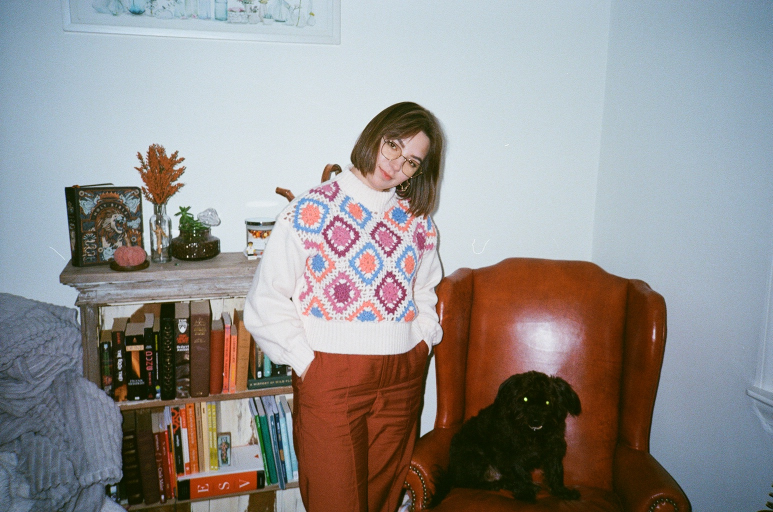
#> input picture mk-and-loki.jpg, 1545 x 1024 px (shown at 1/2 size)
$ python opencv-testing.py
#> lines starting #> are read from the running program, lines starting #| are printed output that depends on the picture
import cv2
import numpy as np
from matplotlib import pyplot as plt
from matplotlib.colors import LogNorm

im = cv2.imread("mk-and-loki.jpg", cv2.IMREAD_GRAYSCALE)
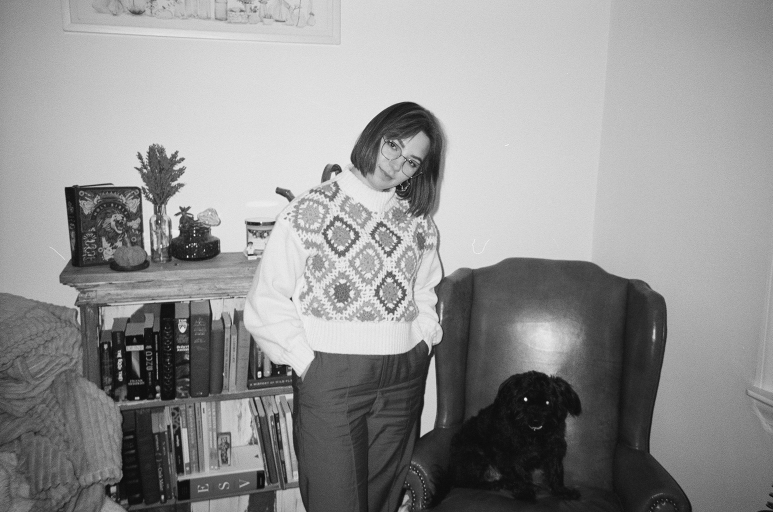
#> im: shape (1024, 1545) (shown at 1/2 size); min 6, max 255, mean 145.4

##########

# Get dimensions of image
print(im.shape)
#| (1024, 1545)

# Crop image
# im = im[1900:3200, 950:2050]

# Resize with given dimensions (NOTE: this takes column, row order)
# im = cv2.resize(im, (500, 600))

# Resize with given scalars fx=columns and fy=rows
# im = cv2.resize(im, (0,0), fx=0.8, fy = 0.8)

# Rotate and image a common amount (can't just put a number)
# im = cv2.rotate(im, cv2.ROTATE_180)

# Hijack pixel color values
# for i in range(200, 400):
#     for j in range(800, 1000):
#         im[i][j] = 0

# Apply low-pass filter


# Apply high-pass filter


##########


###################
### Testing #######

# resize to make smaller
# im = cv2.resize(im, (0,0), fx=0.5, fy=0.5)
im = cv2.resize(im, (0,0), fx=0.4, fy=0.4)
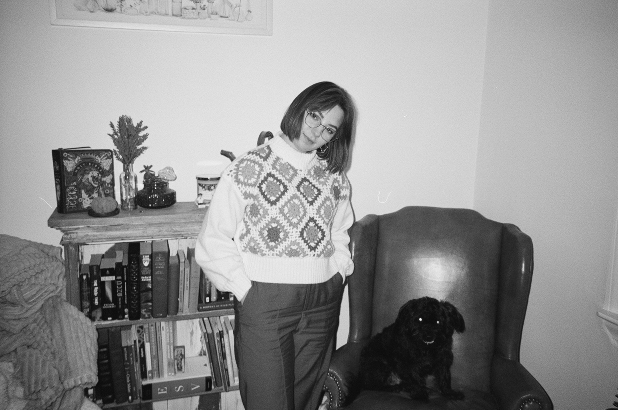
#> im: shape (410, 618); min 10, max 246, mean 145.2
print(im.shape)
#| (410, 618)

# [16 lines of commented-out code are left out]
sigma =2
ksize = int(np.ceil(sigma)*6+1)
gauss_kernel = cv2.getGaussianKernel(ksize, sigma) # 1D kernel
gauss_kernel = gauss_kernel*np.transpose(gauss_kernel) # 2D kernel by outer product
manual_gauss_im = cv2.filter2D(im, -1, gauss_kernel)
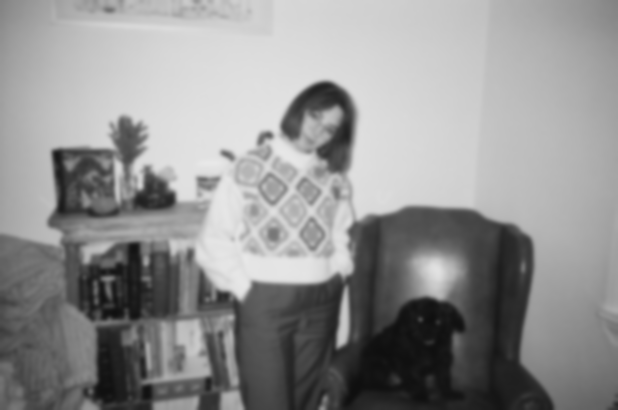
#> manual_gauss_im: shape (410, 618); min 15, max 232, mean 145.2
cv2.imshow("Manual Gauss", manual_gauss_im)
print(gauss_kernel)

# Get FFT magnitude
fftmag = np.abs(np.fft.fftshift(np.fft.fft2(im)))

# Display FFT
    # -> Needed to apt install libxcb-cursor0
plt.figure(figsize=(15,15))
plt.imshow(fftmag,norm=LogNorm(fftmag.min(),fftmag.max()),cmap='jet')
plt.show()


###################


###################


cv2.imshow('original', im)
cv2.waitKey(0)
cv2.destroyAllWindows()

$ run again, with Loki_portrait.jpg copied over mk-and-loki.jpg
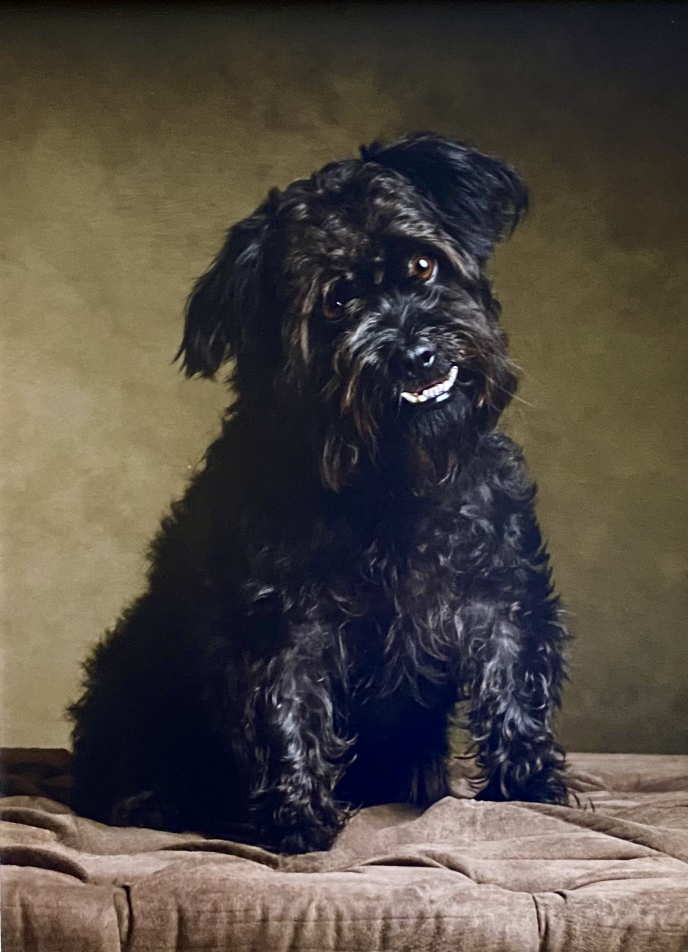
#> input picture Loki_portrait.jpg, 1376 x 1904 px (shown at 1/2 size)
#> `im = cv2.imread("mk-and-loki.jpg", cv2.IMREAD_GRAYSCALE)`:
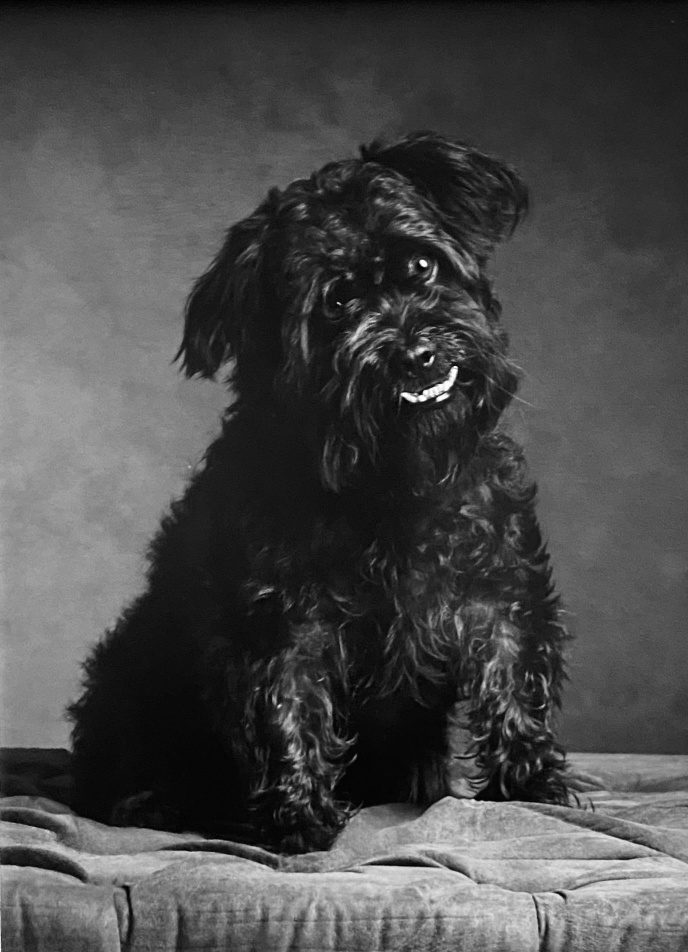
#> im: shape (1904, 1376) (shown at 1/2 size); min 0, max 255, mean 73.9
#| (1904, 1376)
#> `im = cv2.resize(im, (0,0), fx=0.4, fy=0.4)`:
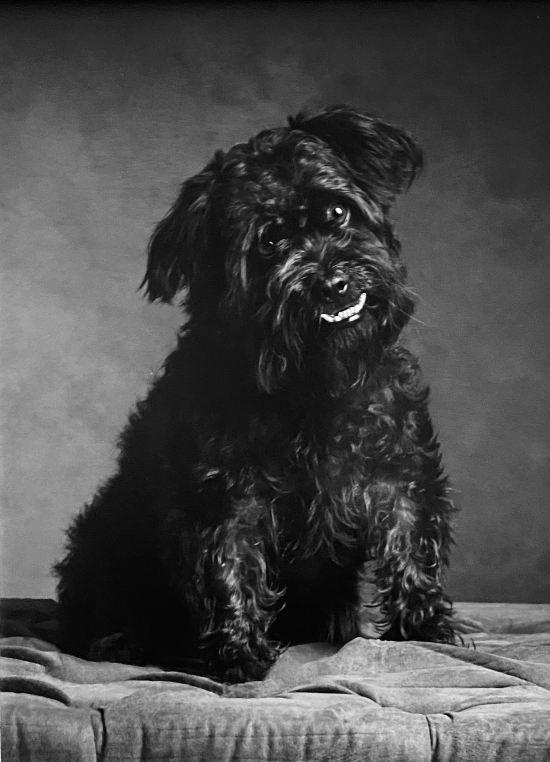
#> im: shape (762, 550); min 0, max 255, mean 73.9
#| (762, 550)

$ run again, with MK_teacup.JPG copied over mk-and-loki.jpg
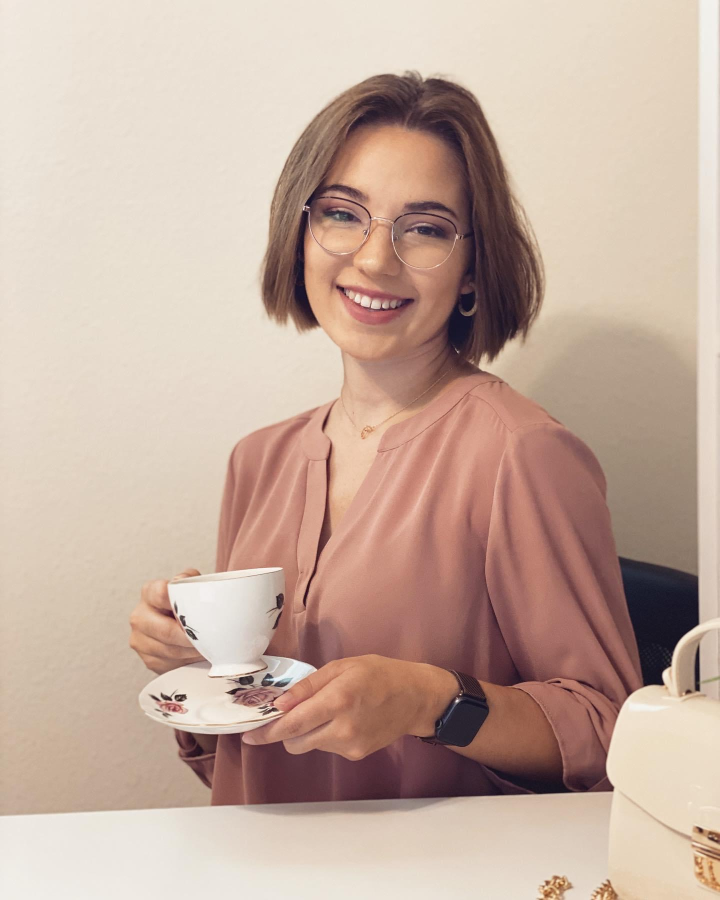
#> input picture MK_teacup.JPG, 1440 x 1800 px (shown at 1/2 size)
#> `im = cv2.imread("mk-and-loki.jpg", cv2.IMREAD_GRAYSCALE)`:
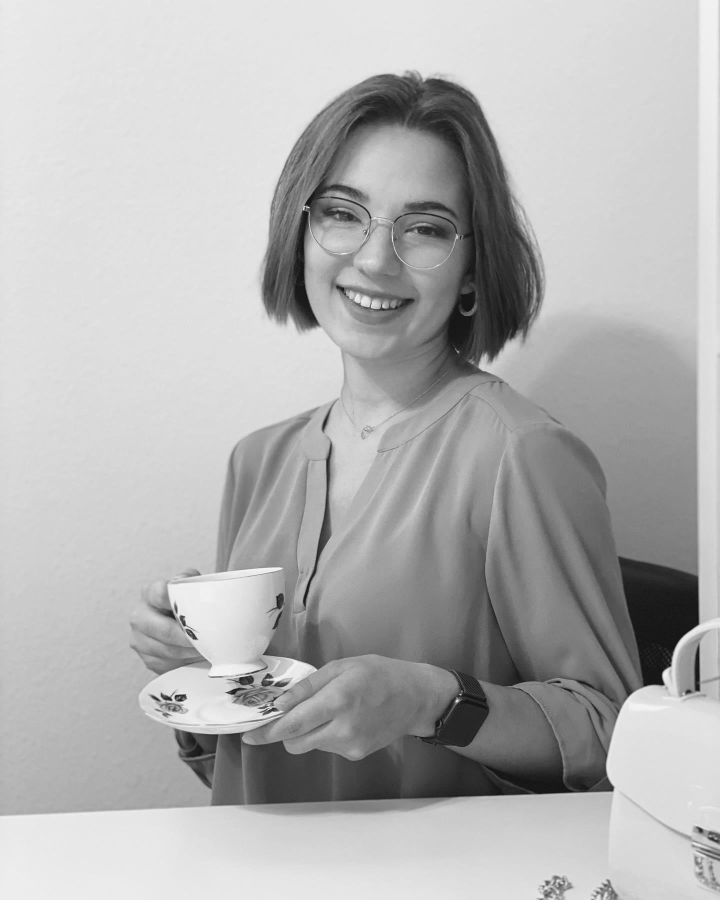
#> im: shape (1800, 1440) (shown at 1/2 size); min 7, max 255, mean 178.1
#| (1800, 1440)
#> `im = cv2.resize(im, (0,0), fx=0.4, fy=0.4)`:
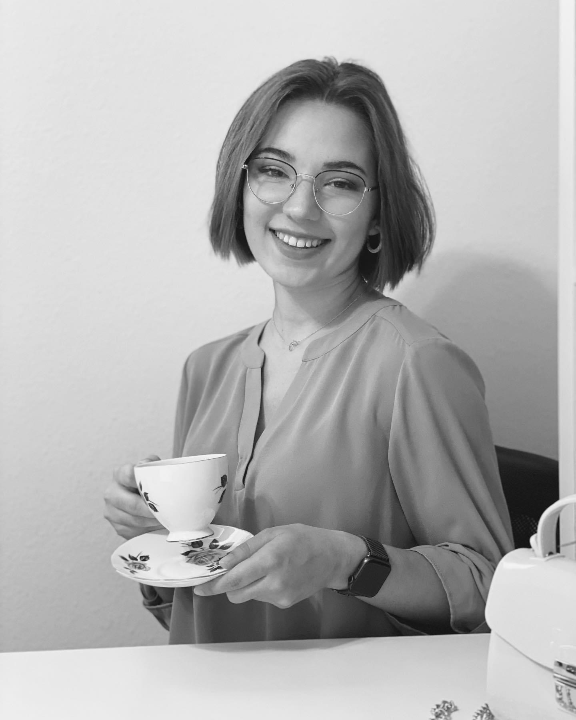
#> im: shape (720, 576); min 15, max 246, mean 178.1
#| (720, 576)
